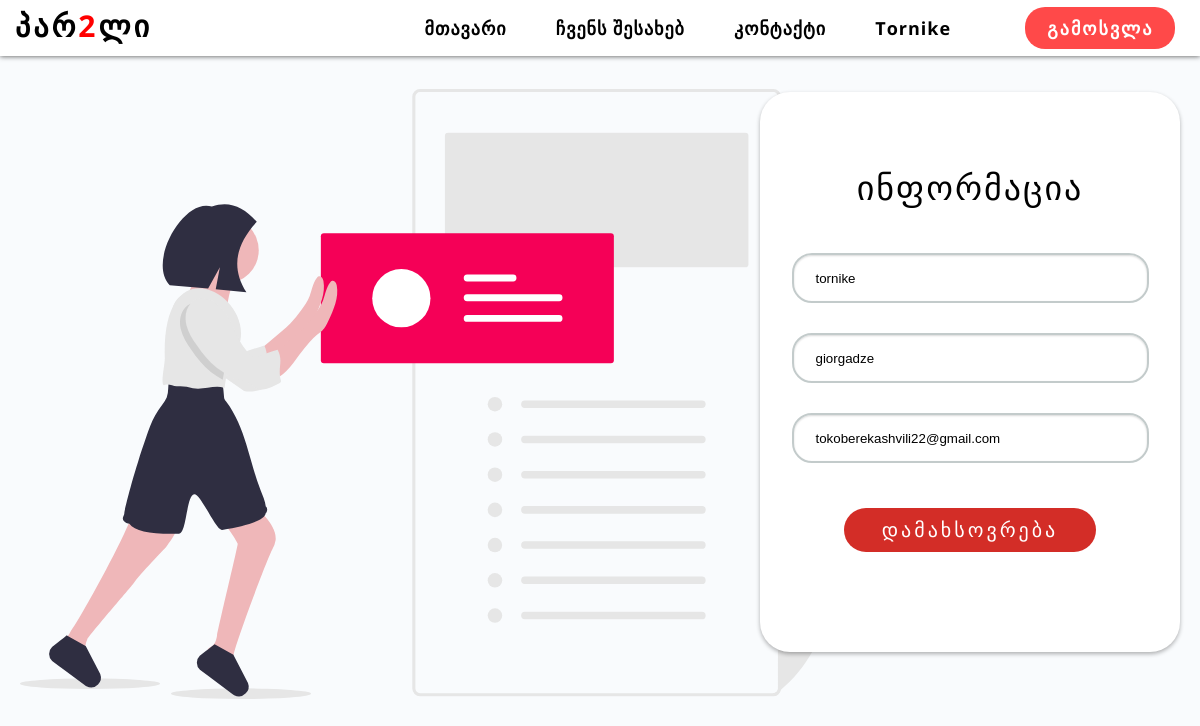
/account/5/update (signed in), run on the app's committed database.
### passwordmanager/models.py (models this page shows, shortened)
class User(db.Model, UserMixin):
    id = db.Column(db.Integer, primary_key=True)
    first_name = db.Column(db.String(20), nullable=False)
    last_name = db.Column(db.String(20), nullable=False)
    email = db.Column(db.String(120), nullable=False)
    password = db.Column(db.String(60), nullable=False)
    accounts = db.relationship('Account', backref='owner', lazy=True)

### passwordmanager/routes.py (the view)
@app.route('/account/<int:user_id>/update', methods=['GET', 'POST'])
@login_required
def user_update(user_id):
    user = User.query.get_or_404(user_id)
    if user != current_user:
        about(403)
    form = UpdateProfile()
    if form.validate_on_submit():
        user.first_name = form.first_name.data
        user.last_name = form.last_name.data
        user.email = form.email.data
        db.session.commit()
        flash('ინფორმაცია წარმატებით განახლდა', 'flash-success')
        return redirect(url_for('account'))
    elif request.method == 'GET':
        form.first_name.data = user.first_name
        form.last_name.data = user.last_name
        form.email.data = user.email
    return render_template('profile_update.html', form=form)

### passwordmanager/forms.py (shortened to what this page needs)
class UpdateProfile(FlaskForm):
    first_name = StringField('სახელი',
         validators=[DataRequired(message='ველის შევსება სავალდებულოა'), Length(min=2, max=20)])
    last_name = StringField('გვარი',
         validators=[DataRequired(message='ველის შევსება სავალდებულოა'), Length(min=4, max=20)])
    email = StringField('ელ. ფოსტა',
         validators=[DataRequired(message='ველის შევსება სავალდებულოა'), Email(message='ელ-ფოსტა არასწორია')])
    submit = SubmitField('განახლება')
    class Meta:
        def render_field(self, field, render_kw):
            render_kw.setdefault('required', False)
            return super().render_field(field, render_kw)

### passwordmanager/models.py (called while the page is built)
@login_manager.user_loader
def load_user(user_id):
    return User.query.get(int(user_id))

### passwordmanager/templates/profile_update.html (shortened to what this page needs)
{% extends 'base.html' %}
{% block content %}
<div class="reg-cont-wrap">
    <div class="reg-pic-cont">
        <img class="reg-pic-pic" id="update-profile" src="{{url_for('static', filename='pictures/update_profile.svg')}}" alt="laptop pictures">
    </div>
    <div class="reg-cont">
        <form method="POST" action="" class="reg-form-cont">
            <h1 class="reg-title">ინფორმაცია</h1>
            <div class="reg-form-div">
                {% if form.first_name.errors %}
                    {{ form.first_name(class="reg-form-invalid", placeholder="სახელი") }}
                        {% for error in form.first_name.errors %}
                            <span class="reg-form-error">{{ error }}</span>
                        {% endfor %}
                {% else %}
                    {{ form.first_name(class="reg-form", placeholder="სახელი") }}
                {% endif %}
            </div>
            <div class="reg-form-div">
                {% if form.last_name.errors %}
                    {{ form.last_name(class="reg-form-invalid", placeholder="გვარი") }}
                        {% for error in form.last_name.errors %}
                            <span class="reg-form-error">{{ error }}</span>
                        {% endfor %}
                {% else %}
                    {{ form.last_name(class="reg-form", placeholder="გვარი") }}
                {% endif %}
            </div>
            <div class="reg-form-div">
                {% if form.email.errors %}
                    {{ form.email(class="reg-form-invalid", placeholder="ელ-ფოსტა") }}
                        {% for error in form.email.errors %}
                            <span class="reg-form-error">{{ error }}</span>
                        {% endfor %}
                {% else %}
                    {{ form.email(class="reg-form", placeholder="ელ-ფოსტა") }}
                {% endif %}
            </div>
            {{ form.submit(class=("reg-sub-btn"), value='დამახსოვრება') }}
        </form>
    </div>
</div>
{% endblock %}

### passwordmanager/templates/base.html (shortened to what this page needs)
<!DOCTYPE html>
<html lang="en">
<head>
    <link rel="stylesheet" type='text/css' href="{{ url_for('static', filename='reset.css') }}">
    <link rel="stylesheet" type='text/css' href="{{ url_for('static', filename='style.css') }}">
</head>
<body>
    <div>
        <nav class="navbar">
            <div class="logo">
                <a href="{{ url_for('home') }}">პარ<span style="color: red;">2</span>ლი</a>
            </div>
            <ul class="nav-ul">
                <li class="li-l"><a href="{{ url_for('home') }}">მთავარი</a></li>
                <li class="li-l"><a href="{{ url_for('about') }}">ჩვენს შესახებ</a></li>
                <li class="li-l"><a href="{{ url_for('contact') }}">კონტაქტი</a></li>
                {% if current_user.is_authenticated %}
                <li class="li-l"><a href="{{ url_for('account') }}"
                        style="text-transform: capitalize;">{{ current_user.first_name }}</a></li>
                <li class="li-logout"><a href="{{ url_for('logout') }}">გამოსვლა</a></li>
                {% else %}
                <li class="li-l"><a href="{{ url_for('login') }}">შესვლა</a></li>
                <li class="li-r"><a href="{{ url_for('register') }}" id="nav-join-us">რეგისტრაცია</a></li>
                {% endif %}
            </ul>
        </nav>
        {% block content %}
        {% endblock %}
    </div>
</body>
</html>

### passwordmanager/static/style.css (style rules this page uses)
body { margin-top: 7vh; background-color: #f9fbfd; }
.navbar { display: flex; position: fixed; top: 0; width: 100%; background-color: #ffffff; z-index: 10; justify-content: space-between; align-items: center; height: 7vh; font-family: 'Open Sans', sans-serif; box-shadow: 0px 0.5px 5px rgba(0, 0, 0, 0.618); }
.navbar a { color: black; letter-spacing: 1px; font-size: 18px; font-weight: bold; }
.logo { display: flex; align-items: center; text-align: center; height: 7vh; padding-bottom: 4px; }
.logo a { width: 10%; color: black; font-size: 30px; font-weight: bolder; margin-left: 15px; letter-spacing: 3px; cursor: pointer; }
.nav-ul { display: flex; align-items: center; justify-content: space-around; width: 800px; }
.li-logout { background-color: rgba(255, 0, 0, 0.712); border-radius: 20px; margin-left: 25px; padding: 12px; display: flex; justify-content: center; width: 150px; }
.li-logout a { color: white; letter-spacing: 2px; }
.reg-cont-wrap { display: flex; justify-content: space-evenly; width: 100%; height: 100vh; background-color: #f9fbfd; }
.reg-cont { display: flex; width: 35%; height: 70vh; margin-top: 3%; justify-content: space-around; background-color: #ffffff; border-radius: 30px; box-shadow: 0 2px 4px 0 rgba(0, 0, 0, 0.300); }
.reg-form-cont { display: flex; flex-direction: column; justify-content: center; align-items: center; width: 100%; }
.reg-form-div { justify-content: center; display: flex; width: 100%; position: relative; }
.reg-form { width: 85%; height: 50px; border: solid 2px #c3cbcb; border-radius: 20px; text-indent: 20px; box-shadow: inset 0 1px 2px 0 rgba(0, 0, 0, 0.15); outline: none; margin: 5px 0px 25px 0px; transition: 0.5s; }
.reg-title { font-size: 34px; letter-spacing: 2px; padding-bottom: 10%; text-align: center; }
.reg-sub-btn { background-color: #d32d27; color: white; font-size: 20px; padding: 10px; width: 60%; border: none; letter-spacing: 3px; border-radius: 30px; cursor: pointer; margin-top: 20px; outline: none; }
.reg-pic-cont { width: 55%; margin-right: 5%; }
#update-profile { padding-top: 5%; }

### data on the page
User: first_name "Tornike", first_name "tornike", last_name "giorgadze", email "tokoberekashvili22@gmail.com"
